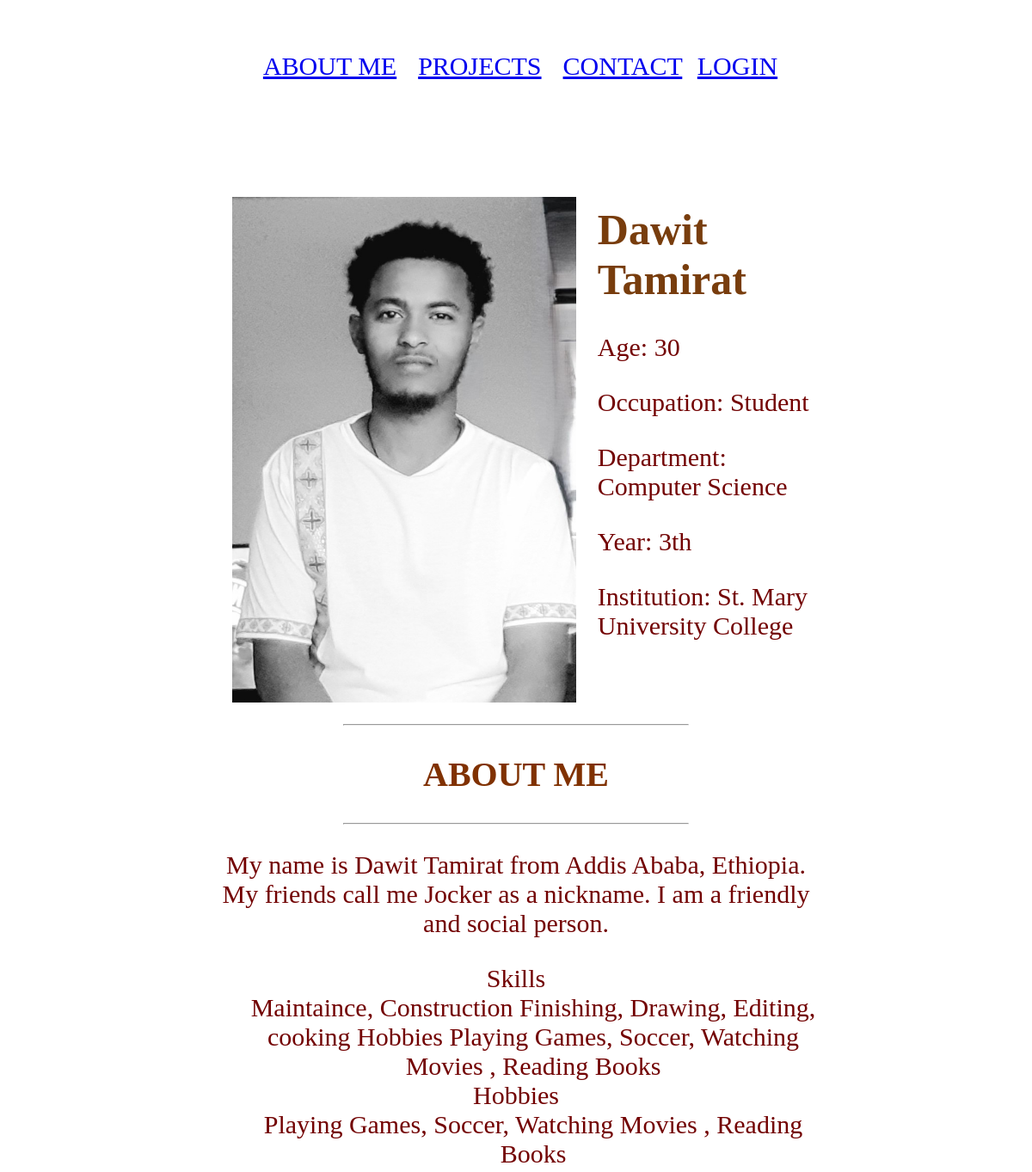
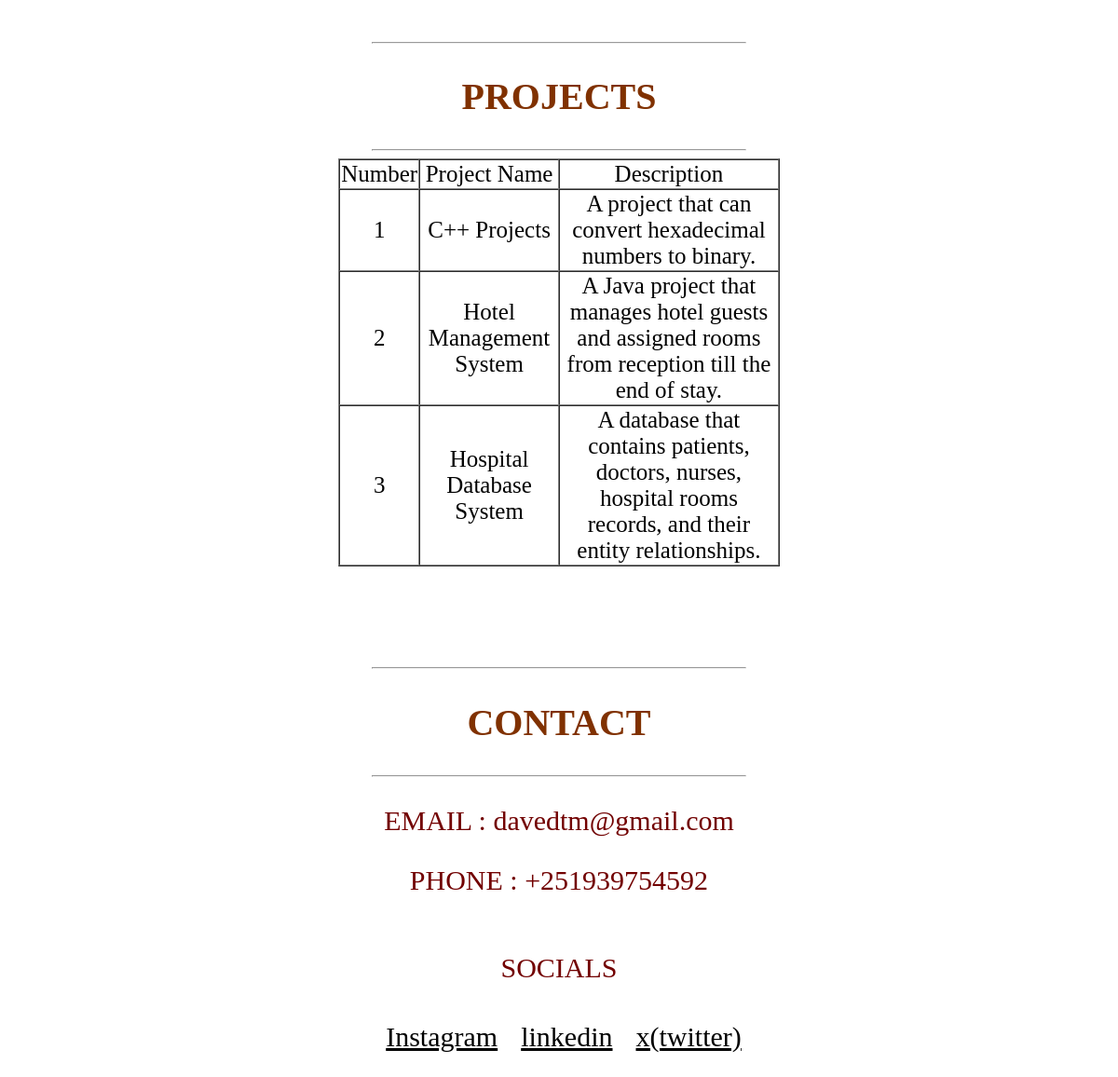
The page / on the database its author committed (2 pictures, top to bottom).
### tables this page shows
CREATE TABLE `user` (
  `id` int NOT NULL,
  `full_name` varchar(100) NOT NULL,
  `age` int NOT NULL,
  `occupation` varchar(50) NOT NULL,
  `department` varchar(100) DEFAULT NULL,
  `year` int DEFAULT NULL,
  `institution` varchar(150) DEFAULT NULL,
  `about_me` text,
  `email` varchar(100) NOT NULL,
  `phone` varchar(15) NOT NULL,
  `skills` varchar(10000) NOT NULL,
  `hobbies` varchar(1000) NOT NULL,
  `instagram` varchar(1000) NOT NULL,
  `linkedin` varchar(1000) NOT NULL,
  `x` varchar(1000) NOT NULL,
  `username` varchar(50) NOT NULL,
  `password` varchar(50) NOT NULL
);

CREATE TABLE `projects` (
  `id` int NOT NULL,
  `user_id` int NOT NULL,
  `project_name` varchar(100) NOT NULL,
  `description` text NOT NULL
);

### index.php (the view, shortened to what this page needs)
<!DOCTYPE html>
<html>
    <head>
    </head>
<body background="">
    <div style="text-align: center;">
        <div >
            <ul style="padding: 30px;" >
                <li style="display: inline;"></li><a href="#about">ABOUT ME</a>&nbsp;
                <li style="display: inline;"></li><a href="#project">PROJECTS</a>&nbsp;
                <li style="display: inline;"></li><a href="#contact">CONTACT</a>
                <li style="display: inline;"></li><a href="login.php">LOGIN</a>
            </ul>
        </div>
    </div>
    <?php
        include 'db.php';
        try {
            $stmt = $pdo->query("SELECT * FROM user LIMIT 1");
            $user = $stmt->fetch();
        } catch (PDOException $e) {
            die("Query failed: " . $e->getMessage());
        }
        ?>
        <div style="text-align: left; padding-top: 50px; margin-left: 20%; margin-right: 20%;">
            <img src="images/dawit.jpg" width="400PX" height="auto" style="padding: 25px; float: left;">
            <h1 style="color: rgb(120, 61, 13); font-size: 50px;"><?php echo htmlspecialchars($user['full_name']); ?></h1>
            <p style="color: rgb(114, 0, 0); font-size: 30px;">Age: <?php echo htmlspecialchars($user['age']); ?></p>
            <p style="color: rgb(114, 0, 0); font-size: 30px;">Occupation: <?php echo htmlspecialchars($user['occupation']); ?></p>
            <p style="color: rgb(114, 0, 0); font-size: 30px;">Department: <?php echo htmlspecialchars($user['department']); ?></p>
            <p style="color: rgb(114, 0, 0); font-size: 30px;">Year: <?php echo htmlspecialchars($user['year']); ?>th</p>
            <p style="color: rgb(114, 0, 0); font-size: 30px;">Institution: <?php echo htmlspecialchars($user['institution']); ?></p>
        </div>
        <div id="about" style="padding-top: 25PX;  text-align: center;margin-left: 20%;margin-right: 20%;">
            <hr width="400px">
            <h2 style="color: rgb(128, 49, 0);font-size: 40px;">ABOUT ME</h2>
                <hr width="400px">
                <p style="color: rgb(114, 0, 0); font-size: 30px;"><?php echo htmlspecialchars($user['about_me']); ?></p>
        <dl>
            <dt style="color: rgb(114, 0, 0); font-size: 30px;">Skills</dt>
            <dd style="color: rgb(114, 0, 0); font-size: 30px;"><?php echo htmlspecialchars($user['skills']); ?></dd>
            <dt style="color: rgb(114, 0, 0); font-size: 30px;">Hobbies</dt>
            <dd style="color: rgb(114, 0, 0); font-size: 30px;"><?php echo htmlspecialchars($user['hobbies']); ?></dd>
          </dl>
        </div>
        <div id="project" style="padding-top: 25PX; text-align: center;">
            <hr width="400px">
            <h2 style="color: rgb(128, 49, 0); font-size: 40px;">PROJECTS</h2>
            <hr width="400px">
            <table border="1">
                <tr>
                    <td>Number</td>
                    <td>Project Name</td>
                    <td>Description</td>
                </tr>
                <?php
                try {
                    $stmt = $pdo->query("SELECT * FROM projects");
                    $counter = 1;
                    while ($project = $stmt->fetch()) {
                        echo "<tr>";
                        echo "<td>" . htmlspecialchars($counter++) . "</td>";
                        echo "<td>" . htmlspecialchars($project['project_name']) . "</td>";
                        echo "<td>" . htmlspecialchars($project['description']) . "</td>";
                        echo "</tr>";
                    }
                } catch (PDOException $e) {
                    echo "<tr><td colspan='3'>Failed to fetch projects: " . htmlspecialchars($e->getMessage()) . "</td></tr>";
                }
                ?>
            </table>
        </div>
        <div id="contact" style="text-align: center; padding-top: 100px;margin-left: 20%;margin-right: 20%;">
            <hr width="400px">
            <h2 style="color: rgb(128, 49, 0);font-size: 40px;">CONTACT</h2>
                <hr width="400px">
            <p style="color: rgb(114, 0, 0); font-size: 30px;">EMAIL : <?php echo htmlspecialchars($user['email']); ?></p>
            <p style="color: rgb(114, 0, 0); font-size: 30px;">PHONE : <?php echo htmlspecialchars($user['phone']); ?></p>
            <p style="color: rgb(114, 0, 0); font-size: 30px;padding-top: 30px">SOCIALS</p>
            <ul style="padding: 10px;">
                <li style="display: inline;"></li><a target="_blank" href="<?php echo htmlspecialchars($user['instagram']); ?>" style="color: black;">Instagram</a>&nbsp;
                <li style="display: inline;"></li><a target="_blank"  href="<?php echo htmlspecialchars($user['linkdin']); ?>" style="color: black;">linkedin</a>&nbsp;
                <li style="display: inline;"></li><a target="_blank"  href="<?php echo htmlspecialchars($user['x']); ?>" style="color: black;">x(twitter)</a>
            </ul>
</body>
</html>

### index.php (style rules this page uses)
html { scroll-behavior: smooth; }
table { border-spacing: 0; text-align: center; margin-left: 30%; margin-right: 30%; font-size: 25px; }
ul ,li { padding-left: 10px; color: rgb(120, 61, 13); font-size: 30px; }

### rows shown on the page
user: full_name "Dawit Tamirat", age "30", occupation "Student", department "Computer Science", year "3", institution "St. Mary University College", about_me "My name is Dawit Tamirat from Addis Ababa, Ethiopia. My friends call me Jocker as a nickname. I am a friendly and social person.", skills "Maintaince, Construction Finishing, Drawing, Editing, cooking Hobbies Playing Games, Soccer, Watching Movies , Reading Books", hobbies "Playing Games, Soccer, Watching Movies , Reading Books", email "davedtm@gmail.com", phone "+251939754592"
projects: project_name "C++ Projects", description "A project that can convert hexadecimal numbers to binary."
projects: project_name "Hotel Management System", description "A Java project that manages hotel guests and assigned rooms from reception till the end of stay."
projects: project_name "Hospital Database System", description "A database that contains patients, doctors, nurses, hospital rooms records, and their entity relationships."
